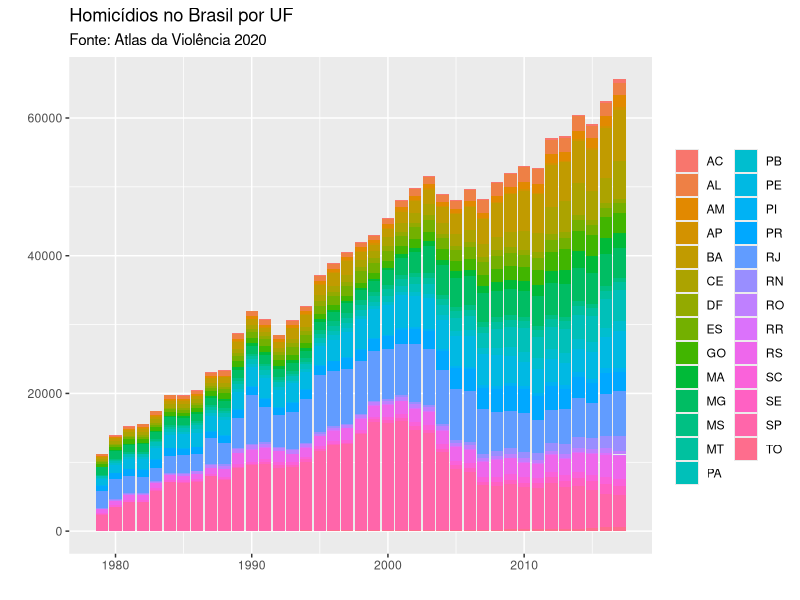
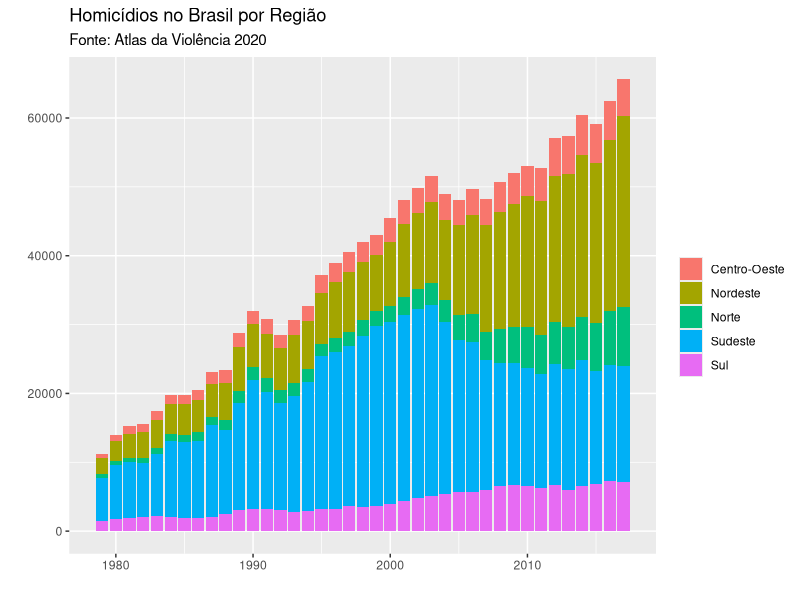
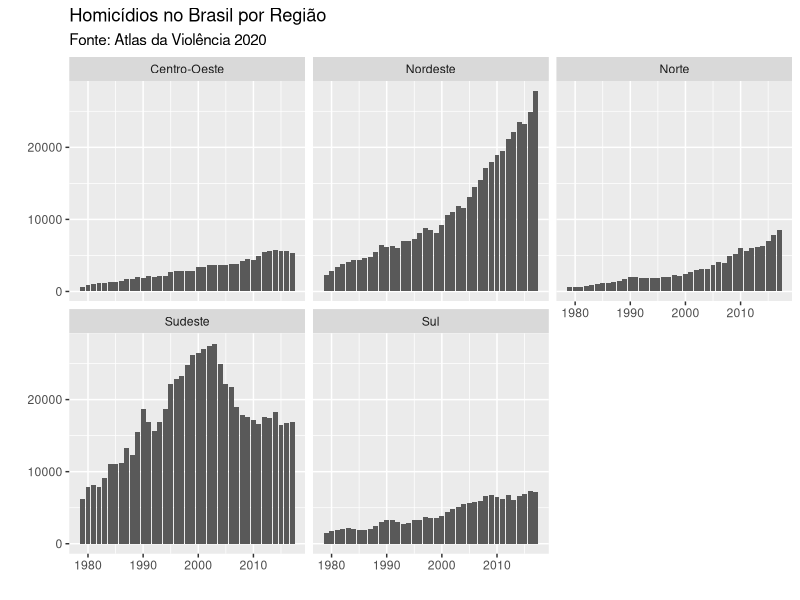
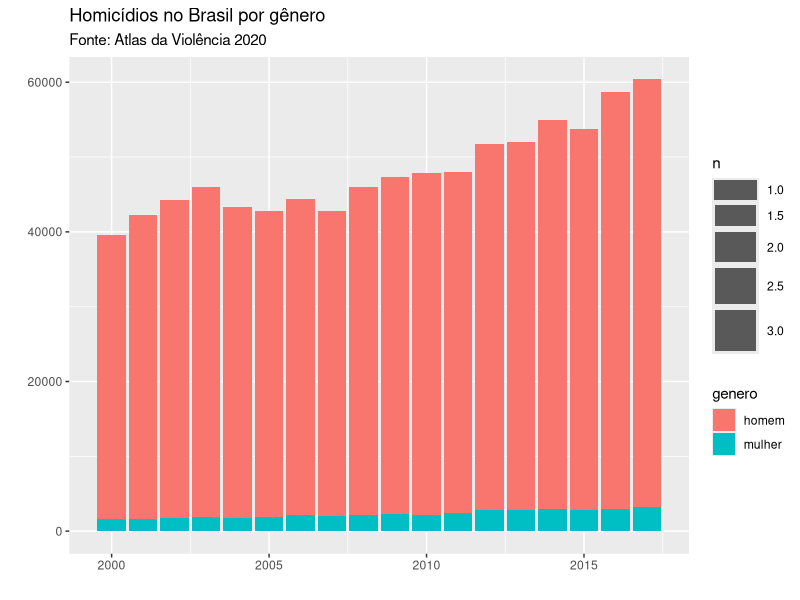
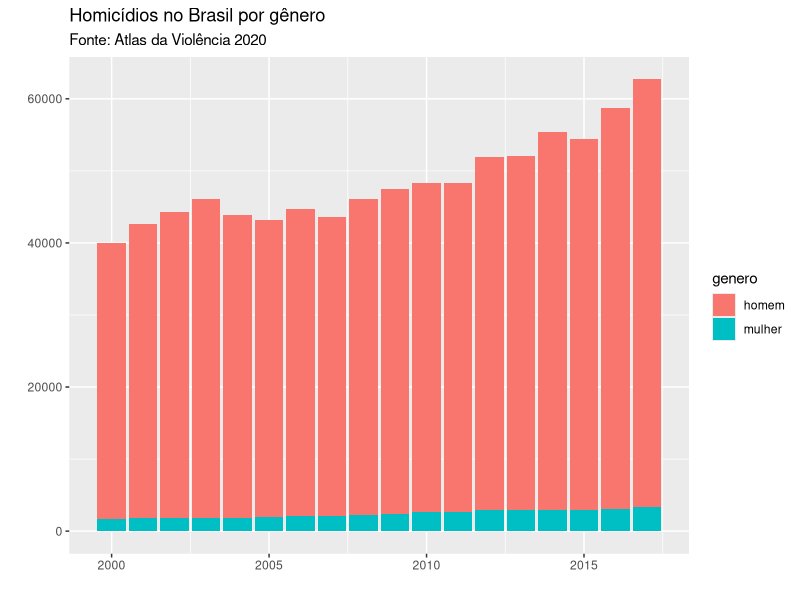
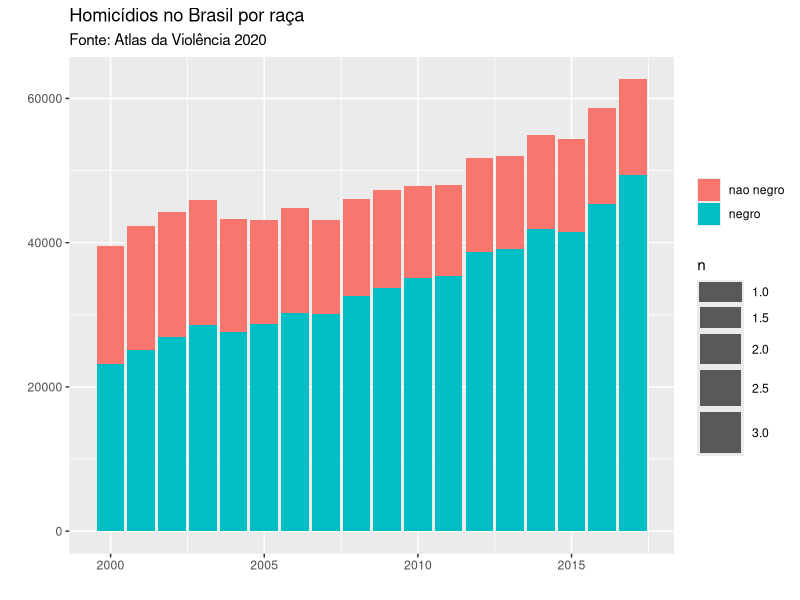
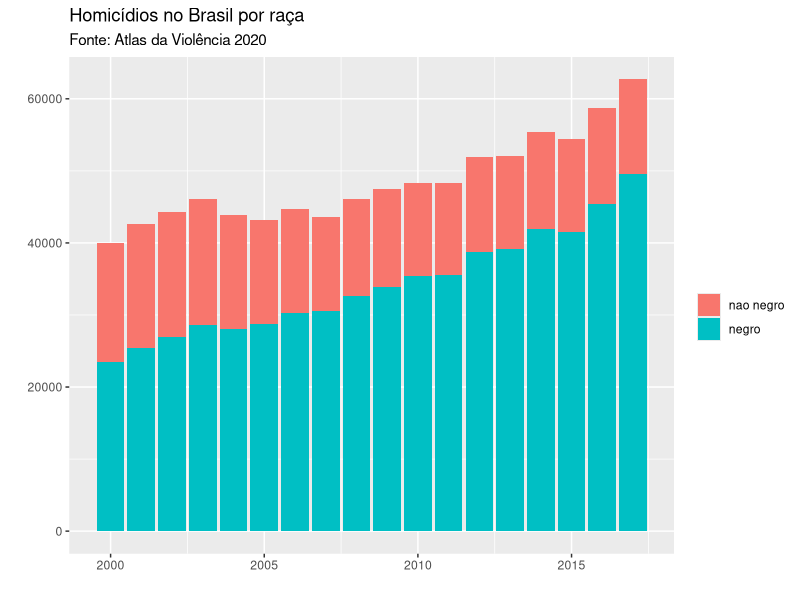
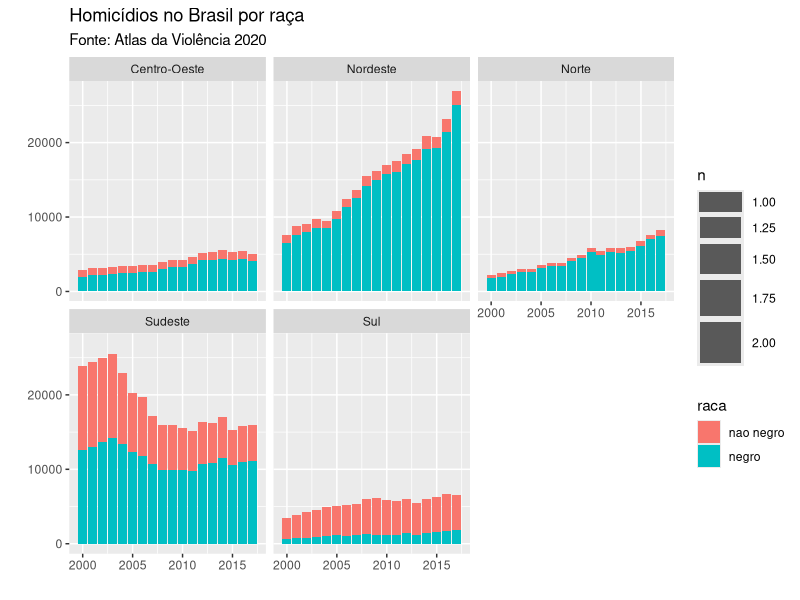

Generate these figures, in order, with R:
df <- read.table("homicidios.csv", sep=";", header=TRUE)

library(ggplot2)

ggplot(df, aes(periodo, fill=nome))+
  geom_bar(aes(weight=valor)) +
  ggtitle("Homicídios no Brasil por UF", subtitle = "Fonte: Atlas da Violência 2020") +
  labs(x="", y="", fill="")


ggplot(df, aes(periodo, fill=regiao))+
  geom_bar(aes(weight=valor)) +
  ggtitle("Homicídios no Brasil por Região", subtitle = "Fonte: Atlas da Violência 2020") +
  labs(x="", y="", fill="")

ggplot(df, aes(periodo))+
  geom_bar(aes(weight=valor))+
  facet_wrap(~ regiao) +
  ggtitle("Homicídios no Brasil por Região", subtitle = "Fonte: Atlas da Violência 2020") +
  labs(x="", y="")

df2 <- read.table("homicidios-genero-raca.csv", sep=";", header=TRUE)

#wrong way
ggplot(df2, aes(periodo, valor, fill=genero))+
  geom_bar(stat="sum") +
  ggtitle("Homicídios no Brasil por gênero", subtitle = "Fonte: Atlas da Violência 2020") +
  labs(x="", y="")

#right way
ggplot(df2, aes(periodo, fill=genero))+
  geom_bar(aes(weight=valor))+
  ggtitle("Homicídios no Brasil por gênero", subtitle = "Fonte: Atlas da Violência 2020") +
  labs(x="", y="")

#wrong way
ggplot(df2, aes(periodo, valor, fill=raca))+
  geom_bar(stat="sum") +
  ggtitle("Homicídios no Brasil por raça", subtitle = "Fonte: Atlas da Violência 2020") +
  labs(x="", y="", fill="")

#right way
ggplot(df2, aes(periodo, fill=raca))+
  geom_bar(aes(weight=valor))+
  ggtitle("Homicídios no Brasil por raça", subtitle = "Fonte: Atlas da Violência 2020") +
  labs(x="", y="", fill="")

#wrong way
ggplot(df2, aes(periodo, valor, fill=raca))+
  geom_bar(stat="sum") +
  ggtitle("Homicídios no Brasil por raça", subtitle = "Fonte: Atlas da Violência 2020") +
  labs(x="", y="")+
  facet_wrap(~regiao)

#right way
ggplot(df2, aes(periodo, fill=raca))+
  geom_bar(aes(weight=valor)) +
  ggtitle("Homicídios no Brasil por raça", subtitle = "Fonte: Atlas da Violência 2020") +
  labs(x="", y="", fill="")+
  facet_wrap(~regiao)

#para fazer um procv: left_join

min(df2$periodo)
max(df2$periodo)

ggplot(subset(df2, df2$periodo == '2000'), aes(nome))+
  geom_bar(aes(weight=valor))+
  labs(x="", y="")+
  ggtitle("Homicídios no Brasil por Estado (2000)", subtitle="Fonte: Atlas da Violência 2020")

ggplot(subset(df2, df2$periodo == '2017'), aes(nome))+
  geom_bar(aes(weight=valor))+
  labs(x="", y="")+
  ggtitle("Homicídios no Brasil por Estado (2017)", subtitle="Fonte: Atlas da Violência 2020")




